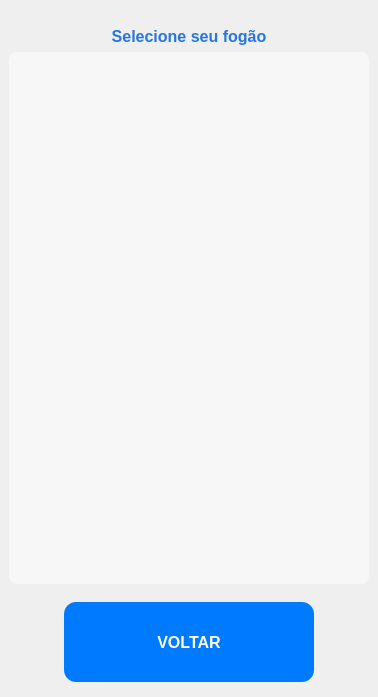
<?xml version="1.0" encoding="UTF-8"?>
<ui version="4.0">
 <class>Form</class>
 <widget class="QWidget" name="Form">
  <property name="geometry">
   <rect>
    <x>0</x>
    <y>0</y>
    <width>378</width>
    <height>697</height>
   </rect>
  </property>
  <property name="windowTitle">
   <string>Form</string>
  </property>
  <property name="styleSheet">
   <string notr="true">border-radius:8px;</string>
  </property>
  <layout class="QVBoxLayout" name="verticalLayout">
   <property name="spacing">
    <number>0</number>
   </property>
   <property name="leftMargin">
    <number>0</number>
   </property>
   <property name="topMargin">
    <number>0</number>
   </property>
   <property name="rightMargin">
    <number>0</number>
   </property>
   <property name="bottomMargin">
    <number>0</number>
   </property>
   <item>
    <widget class="QWidget" name="widget" native="true">
     <layout class="QVBoxLayout" name="verticalLayout_3"/>
    </widget>
   </item>
   <item>
    <widget class="QWidget" name="widget_4" native="true">
     <layout class="QVBoxLayout" name="verticalLayout_2">
      <item>
       <widget class="QLabel" name="label">
        <property name="text">
         <string>&lt;html&gt;&lt;head/&gt;&lt;body&gt;&lt;p align=&quot;center&quot;&gt;&lt;span style=&quot; font-size:12pt; font-weight:600; color:#2776dd;&quot;&gt;Selecione seu fogão&lt;/span&gt;&lt;/p&gt;&lt;/body&gt;&lt;/html&gt;</string>
        </property>
       </widget>
      </item>
      <item>
       <widget class="QWidget" name="widget_3" native="true">
        <property name="sizePolicy">
         <sizepolicy hsizetype="Preferred" vsizetype="MinimumExpanding">
          <horstretch>0</horstretch>
          <verstretch>0</verstretch>
         </sizepolicy>
        </property>
        <property name="styleSheet">
         <string notr="true">background-color: rgb(247, 247, 247);</string>
        </property>
       </widget>
      </item>
     </layout>
    </widget>
   </item>
   <item alignment="Qt::AlignHCenter|Qt::AlignVCenter">
    <widget class="QWidget" name="widget_2" native="true">
     <layout class="QVBoxLayout" name="verticalLayout_4">
      <item>
       <widget class="QPushButton" name="voltar">
        <property name="minimumSize">
         <size>
          <width>250</width>
          <height>80</height>
         </size>
        </property>
        <property name="maximumSize">
         <size>
          <width>250</width>
          <height>80</height>
         </size>
        </property>
        <property name="styleSheet">
         <string notr="true">QPushButton {
    background-color: #007AFF;       /* Azul padrão iOS */
    color: white;
    border-radius: 12px;             /* iOS usa bordas mais suaves */
    padding: 10px 20px;
    font-size: 16px;
    font-weight: 600;                /* semi-bold padrão iOS */
    border: none;                    /* sem borda visível */
}

QPushButton:hover {
    background-color: #0A84FF;       /* Azul iOS Hover – levemente mais claro */
}

QPushButton:pressed {
    background-color: #0063CC;       /* Azul iOS Pressed – um pouco mais escuro */
}
</string>
        </property>
        <property name="text">
         <string>VOLTAR</string>
        </property>
       </widget>
      </item>
      <item alignment="Qt::AlignHCenter|Qt::AlignVCenter">
       <widget class="QWidget" name="widget_5" native="true">
        <layout class="QVBoxLayout" name="verticalLayout_5">
         <property name="spacing">
          <number>0</number>
         </property>
         <property name="leftMargin">
          <number>0</number>
         </property>
         <property name="topMargin">
          <number>0</number>
         </property>
         <property name="rightMargin">
          <number>0</number>
         </property>
         <property name="bottomMargin">
          <number>0</number>
         </property>
        </layout>
       </widget>
      </item>
     </layout>
    </widget>
   </item>
  </layout>
 </widget>
 <resources/>
 <connections/>
</ui>
